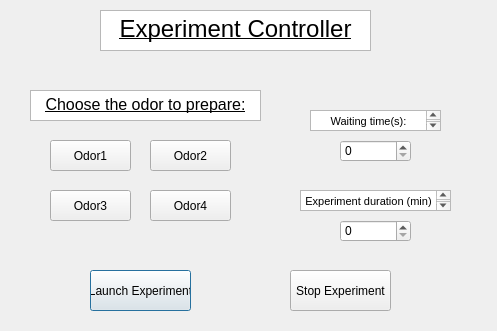
<?xml version="1.0" encoding="UTF-8"?>
<ui version="4.0">
 <class>Dialog</class>
 <widget class="QDialog" name="Dialog">
  <property name="geometry">
   <rect>
    <x>0</x>
    <y>0</y>
    <width>497</width>
    <height>331</height>
   </rect>
  </property>
  <property name="windowTitle">
   <string>Dialog</string>
  </property>
  <widget class="QTextEdit" name="textEdit">
   <property name="geometry">
    <rect>
     <x>100</x>
     <y>10</y>
     <width>271</width>
     <height>41</height>
    </rect>
   </property>
   <property name="html">
    <string>&lt;!DOCTYPE HTML PUBLIC &quot;-//W3C//DTD HTML 4.0//EN&quot; &quot;http://www.w3.org/TR/REC-html40/strict.dtd&quot;&gt;
&lt;html&gt;&lt;head&gt;&lt;meta name=&quot;qrichtext&quot; content=&quot;1&quot; /&gt;&lt;style type=&quot;text/css&quot;&gt;
p, li { white-space: pre-wrap; }
&lt;/style&gt;&lt;/head&gt;&lt;body style=&quot; font-family:'MS Shell Dlg 2'; font-size:8.25pt; font-weight:400; font-style:normal;&quot;&gt;
&lt;p align=&quot;center&quot; style=&quot; margin-top:0px; margin-bottom:0px; margin-left:0px; margin-right:0px; -qt-block-indent:0; text-indent:0px;&quot;&gt;&lt;span style=&quot; font-size:18pt; text-decoration: underline;&quot;&gt;Experiment Controller&lt;/span&gt;&lt;/p&gt;&lt;/body&gt;&lt;/html&gt;</string>
   </property>
  </widget>
  <widget class="QSpinBox" name="spinBox">
   <property name="geometry">
    <rect>
     <x>340</x>
     <y>220</y>
     <width>71</width>
     <height>22</height>
    </rect>
   </property>
  </widget>
  <widget class="QTextEdit" name="textEdit_2">
   <property name="geometry">
    <rect>
     <x>30</x>
     <y>90</y>
     <width>231</width>
     <height>31</height>
    </rect>
   </property>
   <property name="html">
    <string>&lt;!DOCTYPE HTML PUBLIC &quot;-//W3C//DTD HTML 4.0//EN&quot; &quot;http://www.w3.org/TR/REC-html40/strict.dtd&quot;&gt;
&lt;html&gt;&lt;head&gt;&lt;meta name=&quot;qrichtext&quot; content=&quot;1&quot; /&gt;&lt;style type=&quot;text/css&quot;&gt;
p, li { white-space: pre-wrap; }
&lt;/style&gt;&lt;/head&gt;&lt;body style=&quot; font-family:'MS Shell Dlg 2'; font-size:8.25pt; font-weight:400; font-style:normal;&quot;&gt;
&lt;p align=&quot;center&quot; style=&quot; margin-top:0px; margin-bottom:0px; margin-left:0px; margin-right:0px; -qt-block-indent:0; text-indent:0px;&quot;&gt;&lt;span style=&quot; font-size:12pt; text-decoration: underline;&quot;&gt;Choose the odor to prepare:&lt;/span&gt;&lt;/p&gt;&lt;/body&gt;&lt;/html&gt;</string>
   </property>
  </widget>
  <widget class="QToolButton" name="toolButton_3">
   <property name="geometry">
    <rect>
     <x>50</x>
     <y>190</y>
     <width>81</width>
     <height>31</height>
    </rect>
   </property>
   <property name="text">
    <string>Odor3</string>
   </property>
  </widget>
  <widget class="QToolButton" name="toolButton_4">
   <property name="geometry">
    <rect>
     <x>150</x>
     <y>190</y>
     <width>81</width>
     <height>31</height>
    </rect>
   </property>
   <property name="text">
    <string>Odor4</string>
   </property>
  </widget>
  <widget class="QToolButton" name="toolButton_1">
   <property name="geometry">
    <rect>
     <x>50</x>
     <y>140</y>
     <width>81</width>
     <height>31</height>
    </rect>
   </property>
   <property name="text">
    <string>Odor1</string>
   </property>
  </widget>
  <widget class="QToolButton" name="toolButton_2">
   <property name="geometry">
    <rect>
     <x>150</x>
     <y>140</y>
     <width>81</width>
     <height>31</height>
    </rect>
   </property>
   <property name="text">
    <string>Odor2</string>
   </property>
  </widget>
  <widget class="QSpinBox" name="spinBox_2">
   <property name="geometry">
    <rect>
     <x>340</x>
     <y>140</y>
     <width>71</width>
     <height>22</height>
    </rect>
   </property>
  </widget>
  <widget class="QTextEdit" name="textEdit_3">
   <property name="geometry">
    <rect>
     <x>300</x>
     <y>190</y>
     <width>151</width>
     <height>21</height>
    </rect>
   </property>
   <property name="html">
    <string>&lt;!DOCTYPE HTML PUBLIC &quot;-//W3C//DTD HTML 4.0//EN&quot; &quot;http://www.w3.org/TR/REC-html40/strict.dtd&quot;&gt;
&lt;html&gt;&lt;head&gt;&lt;meta name=&quot;qrichtext&quot; content=&quot;1&quot; /&gt;&lt;style type=&quot;text/css&quot;&gt;
p, li { white-space: pre-wrap; }
&lt;/style&gt;&lt;/head&gt;&lt;body style=&quot; font-family:'MS Shell Dlg 2'; font-size:8.25pt; font-weight:400; font-style:normal;&quot;&gt;
&lt;p align=&quot;center&quot; style=&quot; margin-top:0px; margin-bottom:0px; margin-left:0px; margin-right:0px; -qt-block-indent:0; text-indent:0px;&quot;&gt;Experiment duration (min)&lt;/p&gt;&lt;/body&gt;&lt;/html&gt;</string>
   </property>
  </widget>
  <widget class="QTextEdit" name="textEdit_4">
   <property name="geometry">
    <rect>
     <x>310</x>
     <y>110</y>
     <width>131</width>
     <height>21</height>
    </rect>
   </property>
   <property name="html">
    <string>&lt;!DOCTYPE HTML PUBLIC &quot;-//W3C//DTD HTML 4.0//EN&quot; &quot;http://www.w3.org/TR/REC-html40/strict.dtd&quot;&gt;
&lt;html&gt;&lt;head&gt;&lt;meta name=&quot;qrichtext&quot; content=&quot;1&quot; /&gt;&lt;style type=&quot;text/css&quot;&gt;
p, li { white-space: pre-wrap; }
&lt;/style&gt;&lt;/head&gt;&lt;body style=&quot; font-family:'MS Shell Dlg 2'; font-size:8.25pt; font-weight:400; font-style:normal;&quot;&gt;
&lt;p align=&quot;center&quot; style=&quot; margin-top:0px; margin-bottom:0px; margin-left:0px; margin-right:0px; -qt-block-indent:0; text-indent:0px;&quot;&gt;Waiting time(s):&lt;/p&gt;&lt;/body&gt;&lt;/html&gt;</string>
   </property>
  </widget>
  <widget class="QPushButton" name="pushButton">
   <property name="geometry">
    <rect>
     <x>90</x>
     <y>270</y>
     <width>101</width>
     <height>41</height>
    </rect>
   </property>
   <property name="text">
    <string>Launch Experiment</string>
   </property>
  </widget>
  <widget class="QPushButton" name="pushButton_2">
   <property name="geometry">
    <rect>
     <x>290</x>
     <y>270</y>
     <width>101</width>
     <height>41</height>
    </rect>
   </property>
   <property name="text">
    <string>Stop Experiment</string>
   </property>
  </widget>
 </widget>
 <resources/>
 <connections/>
</ui>
